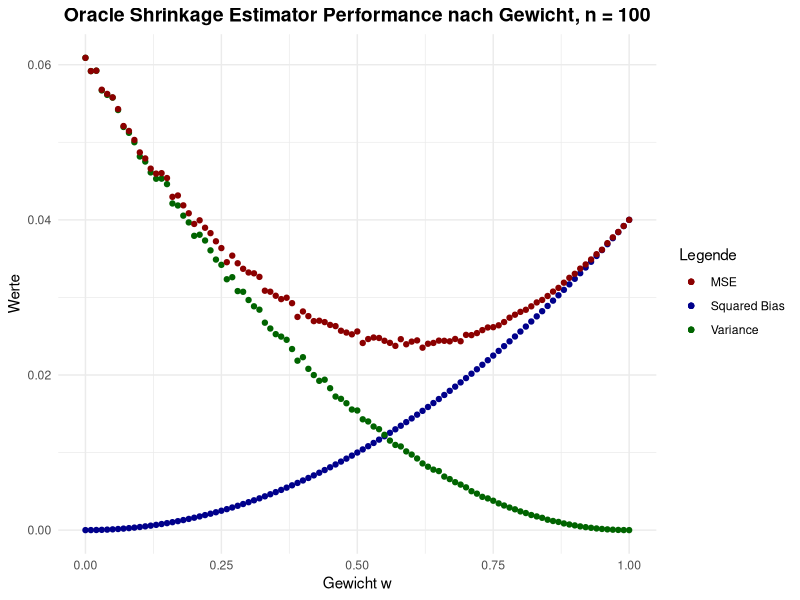
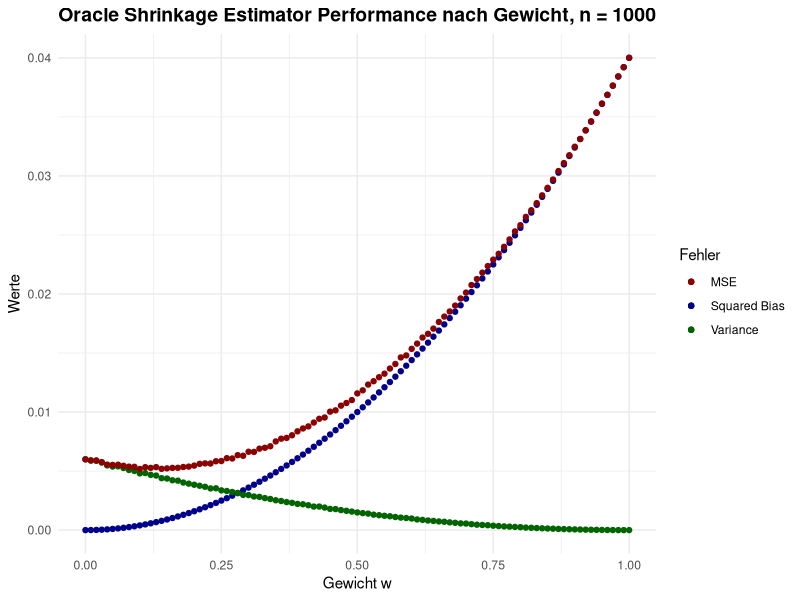

R code for these plots, in order:
library(tidyverse)
library(MASS)

## Aufgabe b)

# Parameter
p <- 5
n <- 100
M <- 1000
Sigma <- matrix(c( 1,rep (.1 ,4) , .1, 1, rep ( .1 , 3 ), .1, .1 , 1 , .1 , .1 , rep(.1 ,3) ,1 ,.1 , rep (.1 ,4) ,1) ,5 ,5)
mu <- c(rep(0,p))
w <- 0:100/100
# Parameter gamma = (1/p) * trace(Sigma)
gamma <- (1/p) * sum(diag(Sigma))

# Funktion erstellen um Fehler-Terme für jeweiliges Gewicht w zu erhalten
# Parameter: Anzahl von Iterationen M, Beobachtungen n, Gewicht w
get_errors <- function(M, n, w){
  
  # Zwischenspeicher für Squared Bias, Variance, MSE
  sum_bias <- 0
  sum_var <- 0
  sum_mse <- 0
  
  for (i in (1:M)){
    
    X_transposed <- mvrnorm(n, mu, Sigma)
    S <- (1/n) * t(X_transposed) %*% X_transposed
    shrink_est <- w * gamma * diag(p) + (1-w) * S
    
    # Erwartungswert des Shrinkage Estimators (S ist erwartungstreu)
    expectation_of_shrink_est <- w * gamma * diag(p) + (1-w) * Sigma 
    
    # Squared Bias # gleich für jede Iteration!
    A <- expectation_of_shrink_est - Sigma
    sum_bias <- sum_bias + (1/p) * norm(A, type = "F")^2
    
    # Variance
    B <- shrink_est - expectation_of_shrink_est
    sum_var <- sum_var + (1/p) * norm(B, type = "F")^2
    
    # Mean Squared Error
    C <- shrink_est - Sigma
    sum_mse <- sum_mse + (1/p) * norm(C, type = "F")^2
    
  }
  
  squared_bias <- (1/M) * sum_bias
  variance <- (1/M) * sum_var
  mse <- (1/M) * sum_mse
  
  return(c(w, squared_bias, variance, mse))
}

  
# Data Frame als Speicher für Fehlerterme und zugehöriges Gewicht
storage <- data.frame(array(NA, dim = c(length(w), 4)))
colnames(storage) <- c("Weight", "SquaredBias", "Variance", "MSE")

# Berechnung
for (i in (1:length(w))){
  storage[i,] <- get_errors(M, n=100, w[i])
  print(i)
}

# Plot
ggplot() + 
  geom_point(aes(x=storage$Weight, y = storage$SquaredBias, color = "Squared Bias"), show.legend = TRUE) + 
  geom_point(aes(x=storage$Weight, y = storage$Variance, color = "Variance"), show.legend = TRUE) + 
  geom_point(aes(x=storage$Weight, y = storage$MSE, color = "MSE"), show.legend = TRUE) + 
  labs(x = "Gewicht w", y = "Werte", title = "Oracle Shrinkage Estimator Performance nach Gewicht, n = 100") +
  scale_color_manual(
    values = c("Squared Bias" = "darkblue", "Variance" = "darkgreen", "MSE" = "darkred"),
    name = "Legende"
  ) + 
  theme_minimal() +
  theme(
    plot.title = element_text(face = "bold", size = 14, hjust = 0.5)
  )

# Empirisch optimales Gewicht w bestimmen
w_optimal <- storage$Weight[which.min(storage$MSE)]
w_optimal


# Durchführung mit n = 1000
storage_mod <- data.frame(array(0, dim = c(length(w), 4)))
colnames(storage_mod) <- c("Weight", "SquaredBias", "Variance", "MSE")

for (i in (1:length(w))){
  storage_mod[i,] <- get_errors(M, n=1000, w[i])
  print(i)
}

ggplot() + 
  geom_point(aes(x=storage_mod$Weight, y = storage_mod$SquaredBias, color = "Squared Bias"), show.legend = TRUE) + 
  geom_point(aes(x=storage_mod$Weight, y = storage_mod$Variance, color = "Variance"), show.legend = TRUE) + 
  geom_point(aes(x=storage_mod$Weight, y = storage_mod$MSE, color = "MSE"), show.legend = TRUE) + 
  labs(x = "Gewicht w", y = "Werte", title = "Oracle Shrinkage Estimator Performance nach Gewicht, n = 1000") +
  scale_color_manual(
    values = c("Squared Bias" = "darkblue", "Variance" = "darkgreen", "MSE" = "darkred"),
    name = "Fehler"
  ) + 
  theme_minimal() +
  theme(
    plot.title = element_text(face = "bold", size = 14, hjust = 0.5)
  )

# Empirisch optimales Gewicht w bestimmen
w_optimal_mod <- storage_mod$Weight[which.min(storage_mod$MSE)]
w_optimal_mod

